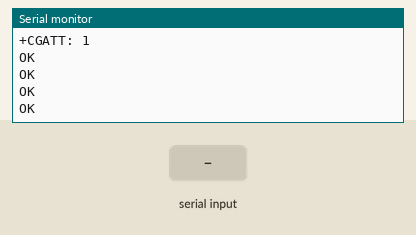
Recording of a sketch running on a simulated Arduino Uno, built with avr-gcc and run on an emulated ATmega328P. Parts: the last lines printed to the serial monitor. Inputs (shaded band) come from the test bench. The modem accepts every AT command (registered, SIM ready, sends succeed) and sends nothing else.

Above: at 16.3 s.
16.4 s: "recordinserted2414" received over the second serial link
At 18.0 s:
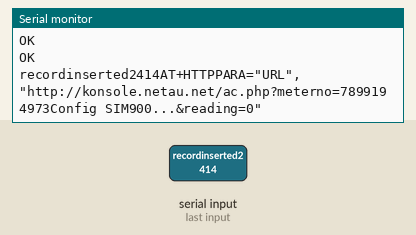
18.6 s: "recordinserted2414" received over the second serial link
At 20.7 s:
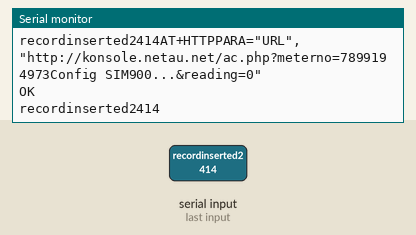

Measured:
- after the input at 16.4 s, the serial monitor: prints a new line after 0.79 s (image 1)
- after the input at 18.6 s, the serial monitor: prints a new line after 0.75 s (image 2)

The sketch:

saving_data_to_server.ino
```cpp
#include <SoftwareSerial.h>
SoftwareSerial gprsSerial(10, 11);
//SIM900 Tx-->7 Rx-->8
char ch,res[200],mno[10]="7899194973";
int i=0;
void setup()
{
  gprsSerial.begin(9600);
  Serial.begin(9600);

  Serial.println("Config SIM900...");
  delay(2000);
  Serial.println("Done!...");
  gprsSerial.flush();
  Serial.flush();


  gprsSerial.println("AT+CMEE=2");
  delay(1000);
  toSerial();
   gprsSerial.println("AT+CSTT");
  delay(1000);
  toSerial();
   gprsSerial.println("AT+CIICR");
  delay(1000);
  toSerial();
   gprsSerial.println("AT+CIFSR");
  delay(1000);
  toSerial();
  gprsSerial.println("AT+CSQ");
  delay(1000);
  toSerial();
  // attach or detach from GPRS service
  gprsSerial.println("AT+CGATT?");
  delay(1000);
  toSerial();


  // bearer settings
  gprsSerial.println("AT+SAPBR=3,1,\"CONTYPE\",\"GPRS\"");
  delay(2000);
  toSerial();

  // bearer settings
  gprsSerial.println("AT+SAPBR=3,1,\"APN\",\"airtelgprs.com\"");
  delay(3000);
  toSerial();

  // bearer settings
  gprsSerial.println("AT+SAPBR=1,1");
  delay(2000);
  toSerial();
}


void loop()
{
   for(int j=0;j<50;j++)
   {
    int f=savetoserver(mno,j);
    Serial.println(f);
   }
}

void toSerial()
{
  while(gprsSerial.available()!=0)
  {
    Serial.write(gprsSerial.read());
  }
  //Serial.println();
}
void recSerial()
{
  while(gprsSerial.available()!=0 && i<200)
  {
    res[i++]=gprsSerial.read();
  }
  //Serial.println(res);
}

int savetoserver(String mno,int powr)
{
   // initialize http service
   gprsSerial.println("AT+HTTPINIT");
   delay(2000);
   toSerial();

   //gprsSerial.flush();
String URL="AT+HTTPPARA=\"URL\",\"http://konsole.netau.net/ac.php?meterno=";
  URL.concat(mno);
  URL.concat("&reading=");
  URL.concat(powr);
  URL.concat("\"");
   // set http param value
   Serial.println(URL);
   gprsSerial.println(URL);
   delay(2000);
   toSerial();

   // set http action type 0 = GET, 1 = POST, 2 = HEAD
   gprsSerial.println("AT+HTTPACTION=0");
   delay(6000);
   toSerial();

   // read server response
   gprsSerial.println("AT+HTTPREAD");
   delay(1000);
   toSerial();
   //gprsSerial.flush();


   gprsSerial.println("");
   gprsSerial.println("AT+HTTPTERM");
   //Serial.println("Serial data starts");
   toSerial();
   delay(300);
   gprsSerial.println("");
   if(strstr(res,"recordinserted2414")){
   //Serial.println("record inserted");
   return 1;
   }
   else
   {
    //Serial.println("record not inserted");
   return 0;
   }

   delay(10000);
   i=0;


}
```
